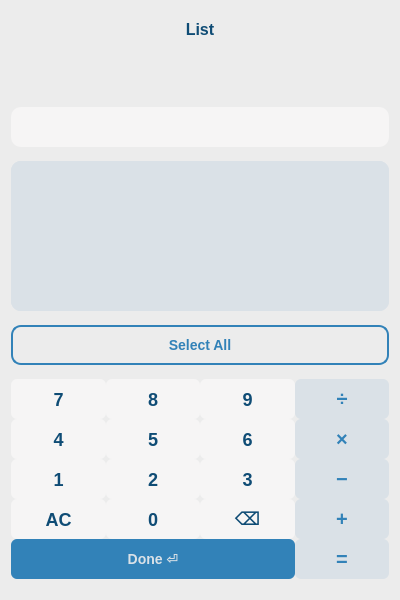
<?xml version="1.0" encoding="UTF-8"?>
<ui version="4.0">
 <class>ListAddingDialog</class>
 <widget class="QDialog" name="ListAddingDialog">
  <property name="geometry">
   <rect>
    <x>0</x>
    <y>0</y>
    <width>400</width>
    <height>600</height>
   </rect>
  </property>
  <property name="minimumSize">
   <size>
    <width>400</width>
    <height>600</height>
   </size>
  </property>
  <property name="maximumSize">
   <size>
    <width>400</width>
    <height>600</height>
   </size>
  </property>
  <property name="windowTitle">
   <string>Dialog</string>
  </property>
  <property name="styleSheet">
   <string notr="true">background: rgb(236, 236, 236);</string>
  </property>
  <layout class="QVBoxLayout" name="verticalLayout">
   <item>
    <widget class="QLabel" name="list_label">
     <property name="maximumSize">
      <size>
       <width>400</width>
       <height>20</height>
      </size>
     </property>
     <property name="styleSheet">
      <string notr="true">font: 16px;
font: bold;
color: #0f4c75;</string>
     </property>
     <property name="text">
      <string>List</string>
     </property>
     <property name="alignment">
      <set>Qt::AlignCenter</set>
     </property>
    </widget>
   </item>
   <item>
    <widget class="QLabel" name="listNameInput_label">
     <property name="maximumSize">
      <size>
       <width>400</width>
       <height>40</height>
      </size>
     </property>
     <property name="styleSheet">
      <string notr="true">font: 18px;
font: bold;
color: #0f4c75;</string>
     </property>
     <property name="text">
      <string/>
     </property>
     <property name="alignment">
      <set>Qt::AlignCenter</set>
     </property>
     <property name="buddy">
      <cstring>listNameInput_label</cstring>
     </property>
    </widget>
   </item>
   <item>
    <widget class="QLineEdit" name="priceInput">
     <property name="maximumSize">
      <size>
       <width>400</width>
       <height>40</height>
      </size>
     </property>
     <property name="styleSheet">
      <string notr="true">font: 36px;
font: bold;
color: #0f4c75;
background-color: #f6f5f5;
border-radius: 10px;</string>
     </property>
     <property name="text">
      <string/>
     </property>
     <property name="alignment">
      <set>Qt::AlignCenter</set>
     </property>
    </widget>
   </item>
   <item>
    <widget class="QScrollArea" name="nameList_scrollArea">
     <property name="maximumSize">
      <size>
       <width>400</width>
       <height>150</height>
      </size>
     </property>
     <property name="styleSheet">
      <string notr="true">background-color: #dae1e7;
border-radius: 10px;
font: 16px;
font-weight: bold;
color: #0f4c75;;</string>
     </property>
     <property name="verticalScrollBarPolicy">
      <enum>Qt::ScrollBarAlwaysOff</enum>
     </property>
     <property name="horizontalScrollBarPolicy">
      <enum>Qt::ScrollBarAlwaysOff</enum>
     </property>
     <property name="widgetResizable">
      <bool>true</bool>
     </property>
     <widget class="QWidget" name="nameList_scrollAreaWidgetContents">
      <property name="geometry">
       <rect>
        <x>0</x>
        <y>0</y>
        <width>376</width>
        <height>150</height>
       </rect>
      </property>
     </widget>
    </widget>
   </item>
   <item>
    <widget class="QPushButton" name="selectAll_button">
     <property name="maximumSize">
      <size>
       <width>400</width>
       <height>40</height>
      </size>
     </property>
     <property name="styleSheet">
      <string notr="true">QPushButton{
	font: 14px;
	font: bold;
	color: #3282b8;
	border: solid;
	border-radius: 10px;
	border-color: #3282b8;
	border-width: 2px;
}

QPushButton:pressed{
	color: #0f4c75;
	border-color: #0f4c75;
}</string>
     </property>
     <property name="text">
      <string>Select All</string>
     </property>
    </widget>
   </item>
   <item>
    <layout class="QGridLayout" name="gridLayout_5">
     <property name="sizeConstraint">
      <enum>QLayout::SetMaximumSize</enum>
     </property>
     <property name="spacing">
      <number>0</number>
     </property>
     <item row="1" column="1">
      <widget class="QPushButton" name="button5">
       <property name="maximumSize">
        <size>
         <width>100</width>
         <height>40</height>
        </size>
       </property>
       <property name="styleSheet">
        <string notr="true">QPushButton{
	font: 18px;
	font: bold;
	color: #0f4c75;
	border: outset;
	border-radius: 6px;
	background-color: #f6f5f5;
}

QPushButton:pressed{
	color: #3282b8;
}</string>
       </property>
       <property name="text">
        <string>5</string>
       </property>
      </widget>
     </item>
     <item row="3" column="2">
      <widget class="QPushButton" name="del_button">
       <property name="maximumSize">
        <size>
         <width>100</width>
         <height>40</height>
        </size>
       </property>
       <property name="styleSheet">
        <string notr="true">QPushButton{
	font: 18px;
	font: bold;
	color: #0f4c75;
	border: outset;
	border-radius: 6px;
	background-color: #f6f5f5;
}

QPushButton:pressed{
	color: #3282b8;
}</string>
       </property>
       <property name="text">
        <string>⌫</string>
       </property>
      </widget>
     </item>
     <item row="2" column="1">
      <widget class="QPushButton" name="button2">
       <property name="maximumSize">
        <size>
         <width>100</width>
         <height>40</height>
        </size>
       </property>
       <property name="styleSheet">
        <string notr="true">QPushButton{
	font: 18px;
	font: bold;
	color: #0f4c75;
	border: outset;
	border-radius: 6px;
	background-color: #f6f5f5;
}

QPushButton:pressed{
	color: #3282b8;
}</string>
       </property>
       <property name="text">
        <string>2</string>
       </property>
      </widget>
     </item>
     <item row="1" column="3">
      <widget class="QPushButton" name="multiply_button">
       <property name="maximumSize">
        <size>
         <width>100</width>
         <height>40</height>
        </size>
       </property>
       <property name="styleSheet">
        <string notr="true">QPushButton {	
	font: 20px;
	font: bold;
	color: #3282b8;
	border: outset;
	border-radius: 6px;
	background-color: #dae1e7;
}

QPushButton:pressed{
	background-color: #0f4c75;
}</string>
       </property>
       <property name="text">
        <string>×</string>
       </property>
      </widget>
     </item>
     <item row="0" column="2">
      <widget class="QPushButton" name="button9">
       <property name="maximumSize">
        <size>
         <width>100</width>
         <height>40</height>
        </size>
       </property>
       <property name="styleSheet">
        <string notr="true">QPushButton{
	font: 18px;
	font: bold;
	color: #0f4c75;
	border: outset;
	border-radius: 6px;
	border-left: none;
	background-color: #f6f5f5;
}

QPushButton:pressed{
	color: #3282b8;
}</string>
       </property>
       <property name="text">
        <string>9</string>
       </property>
      </widget>
     </item>
     <item row="3" column="0">
      <widget class="QPushButton" name="clear_button">
       <property name="maximumSize">
        <size>
         <width>100</width>
         <height>40</height>
        </size>
       </property>
       <property name="styleSheet">
        <string notr="true">QPushButton{
	font: 18px;
	font: bold;
	color: #0f4c75;
	border: outset;
	border-radius: 6px;
	background-color: #f6f5f5;
}

QPushButton:pressed{
	color: #3282b8;
}</string>
       </property>
       <property name="text">
        <string>AC</string>
       </property>
      </widget>
     </item>
     <item row="0" column="3">
      <widget class="QPushButton" name="divide_button">
       <property name="maximumSize">
        <size>
         <width>100</width>
         <height>40</height>
        </size>
       </property>
       <property name="styleSheet">
        <string notr="true">QPushButton {	
	font: 20px;
	font: bold;
	color: #3282b8;
	border: outset;
	border-radius: 6px;
	background-color: #dae1e7;
}

QPushButton:pressed{
	background-color: #0f4c75;
}</string>
       </property>
       <property name="text">
        <string>÷</string>
       </property>
      </widget>
     </item>
     <item row="2" column="0">
      <widget class="QPushButton" name="button1">
       <property name="maximumSize">
        <size>
         <width>100</width>
         <height>40</height>
        </size>
       </property>
       <property name="styleSheet">
        <string notr="true">QPushButton{
	font: 18px;
	font: bold;
	color: #0f4c75;
	border: outset;
	border-radius: 6px;
	background-color: #f6f5f5;
}

QPushButton:pressed{
	color: #3282b8;
}</string>
       </property>
       <property name="text">
        <string>1</string>
       </property>
      </widget>
     </item>
     <item row="2" column="3">
      <widget class="QPushButton" name="minus_button">
       <property name="maximumSize">
        <size>
         <width>100</width>
         <height>40</height>
        </size>
       </property>
       <property name="styleSheet">
        <string notr="true">QPushButton {	
	font: 20px;
	font: bold;
	color: #3282b8;
	border: outset;
	border-radius: 6px;
	background-color: #dae1e7;
}

QPushButton:pressed{
	background-color: #0f4c75;
}</string>
       </property>
       <property name="text">
        <string>−</string>
       </property>
      </widget>
     </item>
     <item row="1" column="2">
      <widget class="QPushButton" name="button6">
       <property name="maximumSize">
        <size>
         <width>100</width>
         <height>40</height>
        </size>
       </property>
       <property name="styleSheet">
        <string notr="true">QPushButton{
	font: 18px;
	font: bold;
	color: #0f4c75;
	border: outset;
	border-radius: 6px;
	background-color: #f6f5f5;
}

QPushButton:pressed{
	color: #3282b8;
}</string>
       </property>
       <property name="text">
        <string>6</string>
       </property>
      </widget>
     </item>
     <item row="0" column="1">
      <widget class="QPushButton" name="button8">
       <property name="maximumSize">
        <size>
         <width>100</width>
         <height>40</height>
        </size>
       </property>
       <property name="styleSheet">
        <string notr="true">QPushButton{
	font: 18px;
	font: bold;
	color: #0f4c75;
	border: outset;
	border-radius: 6px;
	background-color: #f6f5f5;
}

QPushButton:pressed{
	color: #3282b8;
}</string>
       </property>
       <property name="text">
        <string>8</string>
       </property>
      </widget>
     </item>
     <item row="3" column="3">
      <widget class="QPushButton" name="plus_button">
       <property name="maximumSize">
        <size>
         <width>100</width>
         <height>40</height>
        </size>
       </property>
       <property name="styleSheet">
        <string notr="true">QPushButton {	
	font: 20px;
	font: bold;
	color: #3282b8;
	border: outset;
	border-radius: 6px;
	background-color: #dae1e7;
}

QPushButton:pressed{
	background-color: #0f4c75;
}</string>
       </property>
       <property name="text">
        <string>+</string>
       </property>
      </widget>
     </item>
     <item row="1" column="0">
      <widget class="QPushButton" name="button4">
       <property name="maximumSize">
        <size>
         <width>100</width>
         <height>40</height>
        </size>
       </property>
       <property name="styleSheet">
        <string notr="true">QPushButton{
	font: 18px;
	font: bold;
	color: #0f4c75;
	border: outset;
	border-radius: 6px;
	background-color: #f6f5f5;
}

QPushButton:pressed{
	color: #3282b8;
}</string>
       </property>
       <property name="text">
        <string>4</string>
       </property>
      </widget>
     </item>
     <item row="0" column="0">
      <widget class="QPushButton" name="button7">
       <property name="maximumSize">
        <size>
         <width>100</width>
         <height>40</height>
        </size>
       </property>
       <property name="styleSheet">
        <string notr="true">QPushButton{
	font: 18px;
	font: bold;
	color: #0f4c75;
	border: outset;
	border-radius: 6px;
	background-color: #f6f5f5;
}

QPushButton:pressed{
	color: #3282b8;
}</string>
       </property>
       <property name="text">
        <string>7</string>
       </property>
      </widget>
     </item>
     <item row="3" column="1">
      <widget class="QPushButton" name="button0">
       <property name="maximumSize">
        <size>
         <width>100</width>
         <height>40</height>
        </size>
       </property>
       <property name="styleSheet">
        <string notr="true">QPushButton{
	font: 18px;
	font: bold;
	color: #0f4c75;
	border: outset;
	border-radius: 6px;
	background-color: #f6f5f5;
}

QPushButton:pressed{
	color: #3282b8;
}</string>
       </property>
       <property name="text">
        <string>0</string>
       </property>
      </widget>
     </item>
     <item row="2" column="2">
      <widget class="QPushButton" name="button3">
       <property name="maximumSize">
        <size>
         <width>100</width>
         <height>40</height>
        </size>
       </property>
       <property name="styleSheet">
        <string notr="true">QPushButton{
	font: 18px;
	font: bold;
	color: #0f4c75;
	border: outset;
	border-radius: 6px;
	background-color: #f6f5f5;
}

QPushButton:pressed{
	color: #3282b8;
}</string>
       </property>
       <property name="text">
        <string>3</string>
       </property>
      </widget>
     </item>
     <item row="4" column="3">
      <widget class="QPushButton" name="equal_button">
       <property name="maximumSize">
        <size>
         <width>100</width>
         <height>40</height>
        </size>
       </property>
       <property name="styleSheet">
        <string notr="true">QPushButton {	
	font: 20px;
	font: bold;
	color: #3282b8;
	border: outset;
	border-radius: 6px;
	background-color: #dae1e7;
}

QPushButton:pressed{
	background-color: #0f4c75;
}</string>
       </property>
       <property name="text">
        <string>=</string>
       </property>
      </widget>
     </item>
     <item row="4" column="0" colspan="3">
      <widget class="QPushButton" name="done_button">
       <property name="maximumSize">
        <size>
         <width>300</width>
         <height>40</height>
        </size>
       </property>
       <property name="styleSheet">
        <string notr="true">QPushButton {	
	font: 14px;
	font: bold;
	color: #dae1e7; 
	border: outset;
	border-radius: 6px;
	background-color: #3282b8;
}

QPushButton:pressed{
	background-color: #0f4c75;
}</string>
       </property>
       <property name="text">
        <string>Done ⏎</string>
       </property>
      </widget>
     </item>
    </layout>
   </item>
  </layout>
 </widget>
 <resources/>
 <connections>
  <connection>
   <sender>clear_button</sender>
   <signal>clicked()</signal>
   <receiver>priceInput</receiver>
   <slot>clear()</slot>
   <hints>
    <hint type="sourcelabel">
     <x>74</x>
     <y>503</y>
    </hint>
    <hint type="destinationlabel">
     <x>80</x>
     <y>102</y>
    </hint>
   </hints>
  </connection>
 </connections>
</ui>
